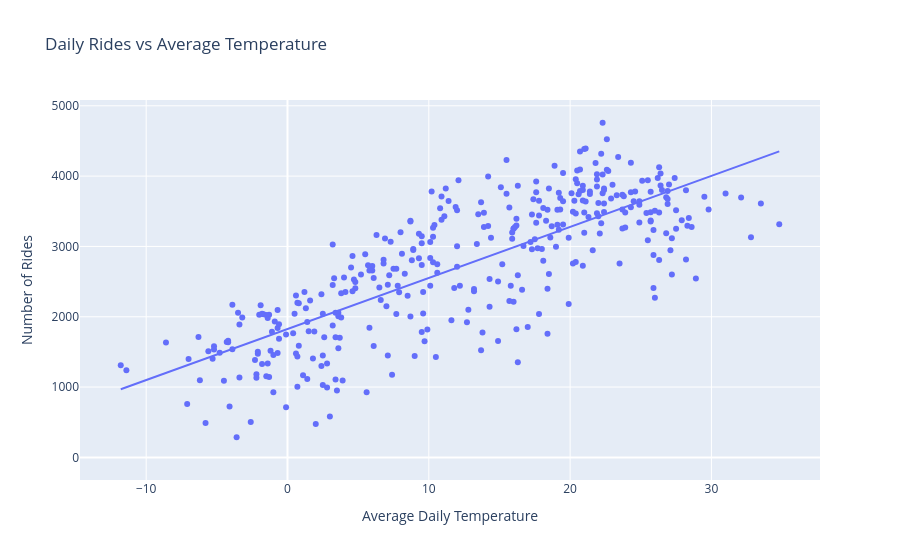

The notebook cell this image was saved under:
### Markdown cell above
#### Rides and Average Temperature

### Code cell
fig = px.scatter(
    bike_weather_daily,
    x="2m_mean",
    y="number_of_rides",
    trendline="ols",
    title="Daily Rides vs Average Temperature"
)

fig.update_layout(
    xaxis_title="Average Daily Temperature",
    yaxis_title="Number of Rides"
)

fig.show()

### Figure 1 — Plotly figure (JSON) as saved in the notebook; plotly's stock layout.template omitted (floating-point values rounded to 4 significant figures; data arrays with more than 128 entries replaced by an {"elided": "..."} marker saying what was removed)
{"data": [{"hovertemplate": "2m_mean=%{x}<br>number_of_rides=%{y}<extra></extra>", "legendgroup": "", "marker": {"color": "#636efa", "symbol": "circle"}, "mode": "markers", "name": "", "orientation": "v", "showlegend": false, "type": "scatter", "x": {"elided": "366 float values"}, "xaxis": "x", "y": {"elided": "366 int values"}, "yaxis": "y"}, {"hovertemplate": "<b>OLS trendline</b><br>number_of_rides = 72.5583 * 2m_mean + 1826.04<br>R<sup>2</sup>=0.614171<br><br>2m_mean=%{x}<br>number_of_rides=%{y} <b>(trend)</b><extra></extra>", "legendgroup": "", "marker": {"color": "#636efa", "symbol": "circle"}, "mode": "lines", "name": "", "showlegend": false, "type": "scatter", "x": {"elided": "365 float values"}, "xaxis": "x", "y": {"elided": "365 float values"}, "yaxis": "y"}], "layout": {"legend": {"tracegroupgap": 0}, "title": {"text": "Daily Rides vs Average Temperature"}, "xaxis": {"anchor": "y", "domain": [0, 1], "title": {"text": "Average Daily Temperature"}}, "yaxis": {"anchor": "x", "domain": [0, 1], "title": {"text": "Number of Rides"}}}}
